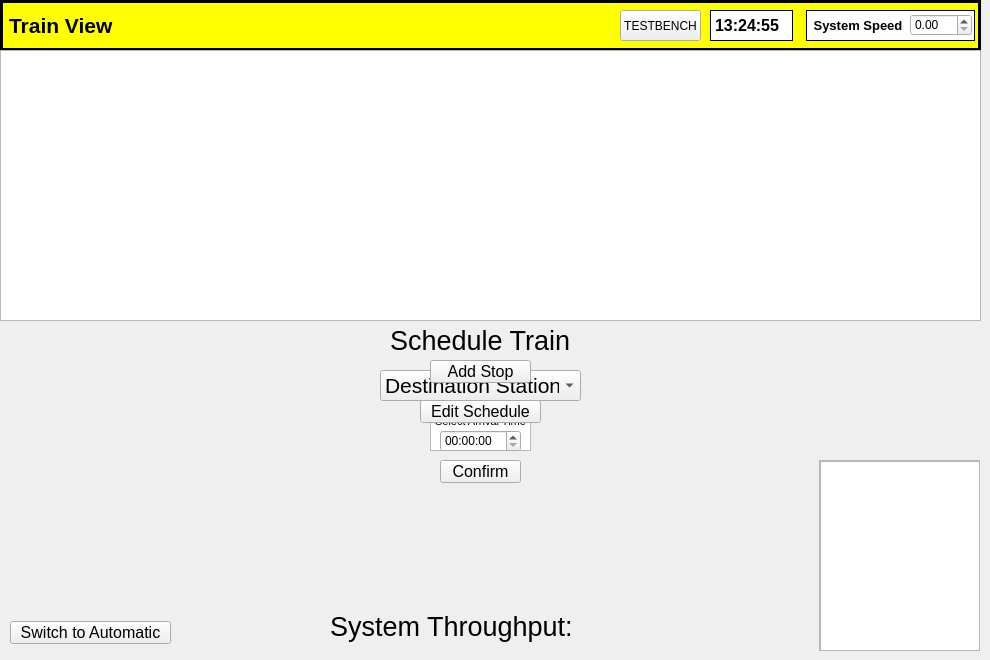
    <widget class="QWidget" name="train_view_page">
     <widget class="QPushButton" name="switch_auto">
      <property name="geometry">
       <rect>
        <x>10</x>
        <y>621</y>
        <width>161</width>
        <height>23</height>
       </rect>
      </property>
      <property name="font">
       <font>
        <pointsize>12</pointsize>
       </font>
      </property>
      <property name="text">
       <string>Switch to Automatic</string>
      </property>
     </widget>
     <widget class="QComboBox" name="station_list">
      <property name="geometry">
       <rect>
        <x>380</x>
        <y>370</y>
        <width>201</width>
        <height>31</height>
       </rect>
      </property>
      <property name="font">
       <font>
        <pointsize>16</pointsize>
       </font>
      </property>
      <item>
       <property name="text">
        <string>Destination Station</string>
       </property>
      </item>
     </widget>
     <widget class="QPushButton" name="confirm">
      <property name="geometry">
       <rect>
        <x>440</x>
        <y>460</y>
        <width>81</width>
        <height>23</height>
       </rect>
      </property>
      <property name="font">
       <font>
        <pointsize>12</pointsize>
       </font>
      </property>
      <property name="text">
       <string>Confirm</string>
      </property>
     </widget>
     <widget class="QLabel" name="system_speed_label_3">
      <property name="geometry">
       <rect>
        <x>806</x>
        <y>10</y>
        <width>169</width>
        <height>31</height>
       </rect>
      </property>
      <property name="font">
       <font>
        <pointsize>10</pointsize>
        <weight>75</weight>
        <bold>true</bold>
       </font>
      </property>
      <property name="autoFillBackground">
       <bool>false</bool>
      </property>
      <property name="styleSheet">
       <string notr="true">background-color: rgb(255, 255, 255);
border: 1px solid black;</string>
      </property>
      <property name="text">
       <string> System Speed</string>
      </property>
     </widget>
     <widget class="QPushButton" name="testbench_button">
      <property name="geometry">
       <rect>
        <x>620</x>
        <y>10</y>
        <width>81</width>
        <height>31</height>
       </rect>
      </property>
      <property name="text">
       <string>TESTBENCH</string>
      </property>
     </widget>
     <widget class="QTimeEdit" name="arrival_time">
      <property name="geometry">
       <rect>
        <x>440</x>
        <y>430</y>
        <width>81</width>
        <height>22</height>
       </rect>
      </property>
     </widget>
     <widget class="QDoubleSpinBox" name="system_speed_spnbx_3">
      <property name="geometry">
       <rect>
        <x>910</x>
        <y>14</y>
        <width>62</width>
        <height>22</height>
       </rect>
      </property>
     </widget>
     <widget class="QLabel" name="header">
      <property name="geometry">
       <rect>
        <x>0</x>
        <y>0</y>
        <width>981</width>
        <height>51</height>
       </rect>
      </property>
      <property name="font">
       <font>
        <pointsize>16</pointsize>
        <weight>75</weight>
        <bold>true</bold>
       </font>
      </property>
      <property name="autoFillBackground">
       <bool>false</bool>
      </property>
      <property name="styleSheet">
       <string notr="true">background-color: rgb(255, 255, 0);
border: 3px solid black;</string>
      </property>
      <property name="text">
       <string>Train View</string>
      </property>
     </widget>
     <widget class="QTextEdit" name="arrival_time_label">
      <property name="geometry">
       <rect>
        <x>430</x>
        <y>410</y>
        <width>101</width>
        <height>41</height>
       </rect>
      </property>
      <property name="html">
       <string>&lt;!DOCTYPE HTML PUBLIC &quot;-//W3C//DTD HTML 4.0//EN&quot; &quot;http://www.w3.org/TR/REC-html40/strict.dtd&quot;&gt;
&lt;html&gt;&lt;head&gt;&lt;meta name=&quot;qrichtext&quot; content=&quot;1&quot; /&gt;&lt;style type=&quot;text/css&quot;&gt;
p, li { white-space: pre-wrap; }
&lt;/style&gt;&lt;/head&gt;&lt;body style=&quot; font-family:'MS Shell Dlg 2'; font-size:8.25pt; font-weight:400; font-style:normal;&quot;&gt;
&lt;p align=&quot;center&quot; style=&quot; margin-top:0px; margin-bottom:0px; margin-left:0px; margin-right:0px; -qt-block-indent:0; text-indent:0px;&quot;&gt;&lt;span style=&quot; font-size:8pt;&quot;&gt;Select Arrival Time&lt;/span&gt;&lt;/p&gt;
&lt;p align=&quot;center&quot; style=&quot;-qt-paragraph-type:empty; margin-top:0px; margin-bottom:0px; margin-left:0px; margin-right:0px; -qt-block-indent:0; text-indent:0px; font-size:8pt;&quot;&gt;&lt;br /&gt;&lt;/p&gt;&lt;/body&gt;&lt;/html&gt;</string>
      </property>
     </widget>
     <widget class="QLabel" name="sys_time_label_3">
      <property name="geometry">
       <rect>
        <x>710</x>
        <y>10</y>
        <width>83</width>
        <height>31</height>
       </rect>
      </property>
      <property name="font">
       <font>
        <pointsize>12</pointsize>
        <weight>75</weight>
        <bold>true</bold>
       </font>
      </property>
      <property name="styleSheet">
       <string notr="true">border: 1px solid black;
background-color: rgb(255, 255, 255);</string>
      </property>
      <property name="text">
       <string>13:24:55</string>
      </property>
     </widget>
     <widget class="QTableView" name="train_list_2">
      <property name="geometry">
       <rect>
        <x>0</x>
        <y>50</y>
        <width>981</width>
        <height>271</height>
       </rect>
      </property>
     </widget>
     <widget class="QScrollArea" name="occupied_blocks">
      <property name="geometry">
       <rect>
        <x>819</x>
        <y>460</y>
        <width>161</width>
        <height>191</height>
       </rect>
      </property>
      <property name="widgetResizable">
       <bool>true</bool>
      </property>
      <widget class="QWidget" name="blocks_table_widget">
       <property name="geometry">
        <rect>
         <x>0</x>
         <y>0</y>
         <width>159</width>
         <height>189</height>
        </rect>
       </property>
       <widget class="QTableWidget" name="blocks_table">
        <property name="geometry">
         <rect>
          <x>0</x>
          <y>0</y>
          <width>161</width>
          <height>192</height>
         </rect>
        </property>
       </widget>
      </widget>
     </widget>
     <widget class="QPushButton" name="pushButton">
      <property name="geometry">
       <rect>
        <x>420</x>
        <y>400</y>
        <width>121</width>
        <height>23</height>
       </rect>
      </property>
      <property name="font">
       <font>
        <pointsize>12</pointsize>
       </font>
      </property>
      <property name="text">
       <string>Edit Schedule</string>
      </property>
     </widget>
     <widget class="QPushButton" name="pushButton_2">
      <property name="geometry">
       <rect>
        <x>430</x>
        <y>360</y>
        <width>101</width>
        <height>23</height>
       </rect>
      </property>
      <property name="font">
       <font>
        <pointsize>12</pointsize>
       </font>
      </property>
      <property name="text">
       <string>Add Stop</string>
      </property>
     </widget>
     <widget class="QLabel" name="label">
      <property name="geometry">
       <rect>
        <x>330</x>
        <y>611</y>
        <width>311</width>
        <height>31</height>
       </rect>
      </property>
      <property name="font">
       <font>
        <pointsize>20</pointsize>
       </font>
      </property>
      <property name="text">
       <string>System Throughput: </string>
      </property>
     </widget>
     <widget class="QLabel" name="label_2">
      <property name="geometry">
       <rect>
        <x>390</x>
        <y>330</y>
        <width>181</width>
        <height>21</height>
       </rect>
      </property>
      <property name="font">
       <font>
        <pointsize>20</pointsize>
       </font>
      </property>
      <property name="text">
       <string>Schedule Train</string>
      </property>
     </widget>
     <zorder>arrival_time_label</zorder>
     <zorder>header</zorder>
     <zorder>switch_auto</zorder>
     <zorder>station_list</zorder>
     <zorder>confirm</zorder>
     <zorder>system_speed_label_3</zorder>
     <zorder>testbench_button</zorder>
     <zorder>arrival_time</zorder>
     <zorder>system_speed_spnbx_3</zorder>
     <zorder>sys_time_label_3</zorder>
     <zorder>train_list_2</zorder>
     <zorder>occupied_blocks</zorder>
     <zorder>pushButton</zorder>
     <zorder>pushButton_2</zorder>
     <zorder>label</zorder>
     <zorder>label_2</zorder>
    </widget>
